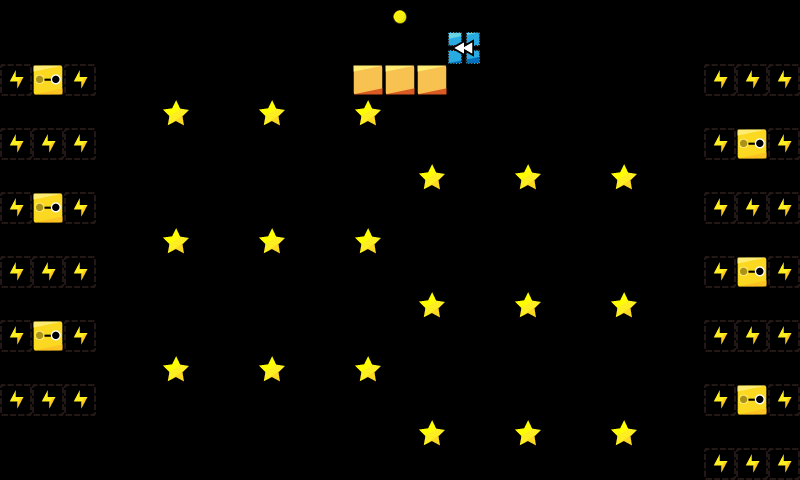

A level layout from a 2D game, rendered from its tile map. Below: a short description, then the map file with tile-grid data replaced by summaries:
An orthogonal 25x15 tile map with 32x32 px tiles, 1 tile layer (map).

<map version="1.0" orientation="orthogonal" renderorder="right-down" width="25" height="15" tilewidth="32" tileheight="32" nextobjectid="7">
 <properties>
  <property name="ad" value="false" />
 </properties>
 <tileset firstgid="1" name="map_tiles" tilewidth="32" tileheight="32">
  <image source="../../img/map_tiles.png" width="480" height="480" />
 </tileset>
 <layer name="map" width="25" height="15">
  <data>[375 cells, 62 non-empty, 6 distinct tile ids]</data>
 </layer>
 <objectgroup name="Object Layer 1" />
</map>
